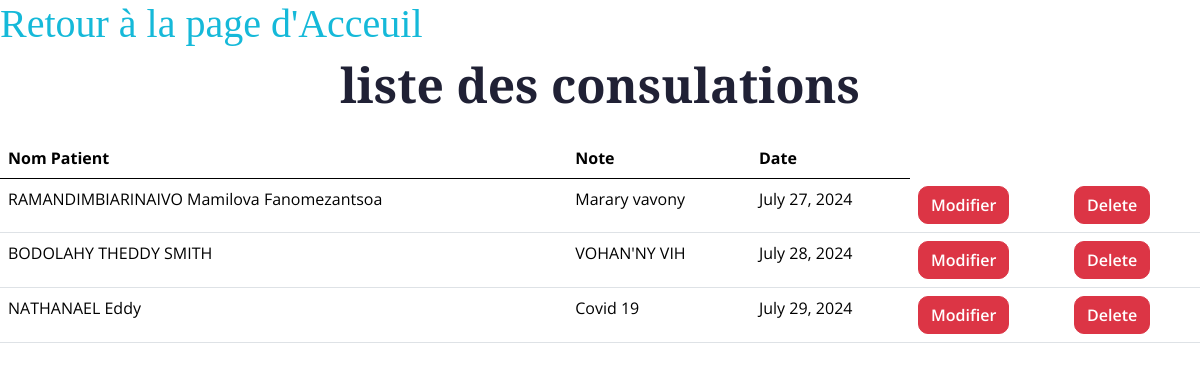
The page /patient/liste_consultation/ (signed in) on the database as committed earlier.
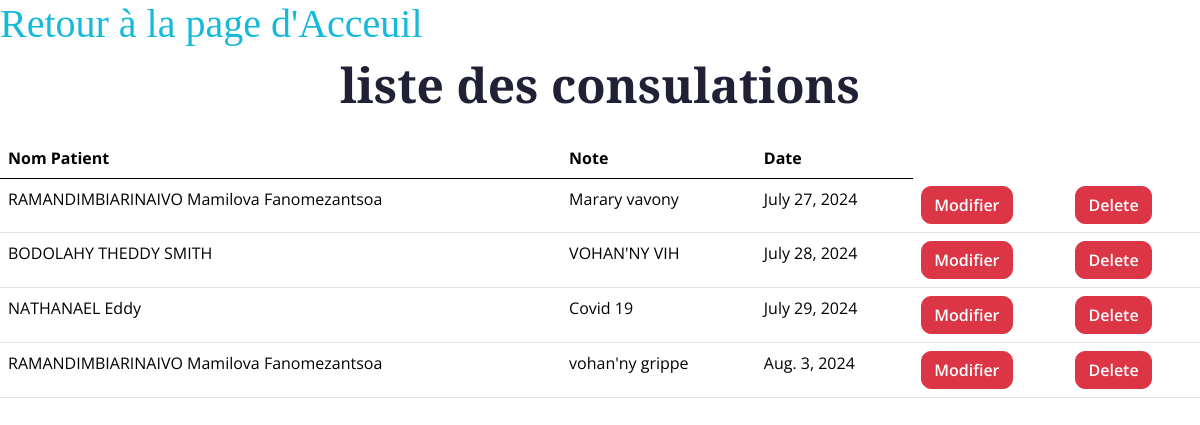
The same page on the database as committed later.
### Patient/models.py (models this page shows, shortened)
class Consultaiton(models.Model):
    patient=models.ForeignKey(Patient,on_delete=models.CASCADE,related_name='consultations')
    Note=models.TextField()
    date=models.DateField()

class Patient(models.Model):
    GENDER_CHOICES =[
        ('M','Masculin'),
        ('F','Féminin'),
    ]
    Nom=models.CharField(max_length=100)
    age=models.IntegerField()
    gender=models.CharField(max_length=1,choices=GENDER_CHOICES)
    adresse=models.CharField(max_length=50)
    numéro_téléphone=models.IntegerField()

### Patient/views.py (the view)
# urls.py: path('liste_consultation/',views.Liste_consultation,name='listconsultation'),
def Liste_consultation(request):
    if not request.user.is_staff:
        return redirect('login')
    consultations=Consultaiton.objects.all()
    return render(request,'liste_consultation.html',{'consultations':consultations})

### Patient/Template/liste_consultation.html (shortened to what this page needs)
{% load static %}
{% include 'base.html' %}
<!DOCTYPE html>
<html lang="en">
    <head>
        <link rel="stylesheet" href="https://use.fontawesome.com/releases/v5.15.4/css/all.css"/>
        <link href="https://cdn.jsdelivr.net/npm/bootstrap-icons@1.4.1/font/bootstrap-icons.css" rel="stylesheet">
        <link href="{%  static 'lib/animate/animate.min.css' %}" rel="stylesheet">
        <link href="{% static 'lib/owlcarousel/assets/owl.carousel.min.css' %}" rel="stylesheet">
        <link href="{% static 'css/bootstrap.min.css' %}" rel="stylesheet">
        <link href="{% static 'css/style.css'%}" rel="stylesheet">
    </head>
    <body>
        <h1> <a href="{% url 'index' %}">Retour à la page d'Acceuil </a></h1>
        <h1 class="display-5 mb-4 text-center">liste des consulations</h1>
        <div>
            <table id="example" class="table table-hover ">
                <thead>
                    <tr>
                        <th>Nom Patient</th>
                        <th>Note</th>
                        <th>Date</th>
                    </tr>
                </thead>
                <tbody>
                    {% for consultation in consultations %}
                    <tr>
                        <td>{{ consultation.patient.Nom}} </td>
                        <td>{{consultation.Note}} </td>
                        <td>{{consultation.date}} </td>
                        <td><a href="{% url 'modifier_consultation' consultation.id %}" onclick="return " class="btn btn-danger">Modifier</a></td>
                        <td><a href="{% url 'effacer_consultation' consultation.id %}" onclick="return confirm('Are you sure you want delete?')" class="btn btn-danger">Delete</a></td>
                    </tr>
                    {% endfor%}
                </tbody>
            </table>
        </div>
    </body>

Rows that differ between the two databases and show on the page:
added Consultaiton: patient.Nom "RAMANDIMBIARINAIVO Mamilova Fanomezantsoa", Note "vohan'ny grippe", date "Aug. 3, 2024"
